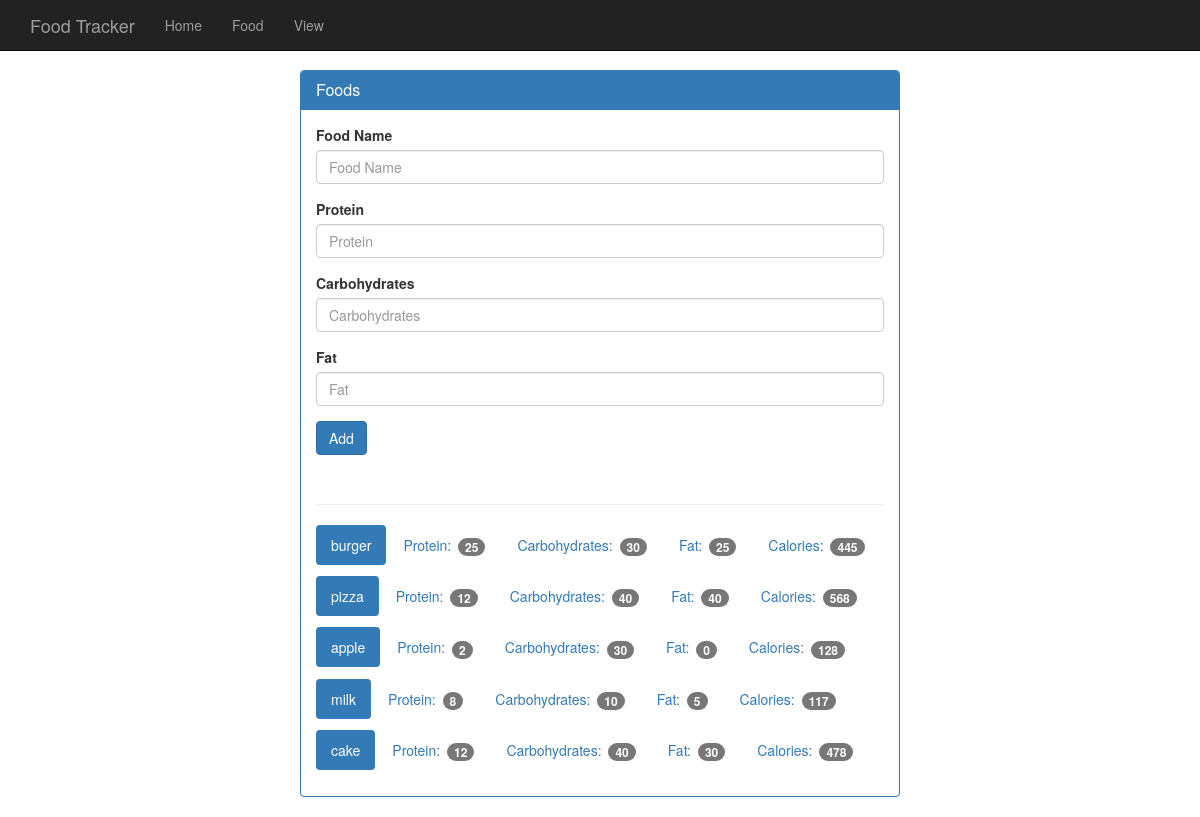
The app's page /food with its own data.
### tables this page shows
CREATE TABLE food (
    id integer primary key autoincrement,
    name text not null,
    protein integer not null,
    carbohydrates integer not null,
    fat integer not null,
    calories integer not null
);

### app.py (the view, shortened to what this page needs)
@app.route('/food', methods=['GET', 'POST'])
def food():
    db = get_db()
    cur = db.execute('select * from food')
    results = cur.fetchall()
    return render_template('add_food.html', results=results)

### database.py (called while the page is built)
def connect_db():
    sql = sqlite3.connect('/Users/redbook/PycharmProjects/FoodTracker/food_log.db')
    sql.row_factory = sqlite3.Row
    return sql

def get_db():
    if not hasattr(g, 'sqlite3'):
        g.sqlite_db = connect_db()
    return g.sqlite_db

### templates/add_food.html (shortened to what this page needs)
{% extends 'base.html' %}
{% block content %}
    <div class="container theme-showcase col-sm-6 col-sm-offset-3" role="main">
        <div class="row">
            <div>
                <div class="panel panel-primary">
                    <div class="panel-heading">
                        <h3 class="panel-title">Foods</h3>
                    </div>
                    <div class="panel-body">
                        <form method="POST" action="{{ url_for('food') }}">
                            <div class="form-group">
                                <label for="food-name">Food Name</label>
                                <input type="text" class="form-control" id="food-name" name="food_name"
                                       placeholder="Food Name">
                            </div>
                            <div class="form-group">
                                <label for="protein">Protein</label>
                                <input type="number" class="form-control" id="protein" name="protein"
                                       placeholder="Protein">
                            </div>
                            <div class="form-group">
                                <label for="carbohydrates">Carbohydrates</label>
                                <input type="number" class="form-control" name="carbohydrates" id="carbohydrates"
                                       placeholder="Carbohydrates">
                            </div>
                            <div class="form-group">
                                <label for="fat">Fat</label>
                                <input type="number" class="form-control" id="fat" name="fat" placeholder="Fat">
                            </div>
                            <button type="submit" class="btn btn-primary">Add</button>
                        </form>
                        <div class="page-header"></div>
                        {% for food in results %}
                            <ul class="nav nav-pills food-display" role="tablist">
                                <li class="active"><a>{{ food.name }}</a></li>
                                <li><a>Protein: <span class="badge">{{ food.protein }}</span></a></li>
                                <li><a>Carbohydrates: <span class="badge">{{ food.carbohydrates }}</span></a></li>
                                <li><a>Fat: <span class="badge">{{ food.fat }}</span></a></li>
                                <li><a>Calories: <span class="badge">{{ food.calories }}</span></a></li>
                            </ul>
                        {% endfor %}
                    </div>
                </div>
            </div>
        </div>
    </div>
{% endblock %}

### static/theme.css (style rules this page uses)
body { padding-top: 70px; padding-bottom: 30px; }
.food-display { padding-bottom: 10px; }

### records on screen
food: name "burger", protein "25", carbohydrates "30", fat "25", calories "445"
food: name "pizza", protein "12", carbohydrates "40", fat "40", calories "568"
food: name "apple", protein "2", carbohydrates "30", fat "0", calories "128"
food: name "milk", protein "8", carbohydrates "10", fat "5", calories "117"
food: name "cake", protein "12", carbohydrates "40", fat "30", calories "478"
